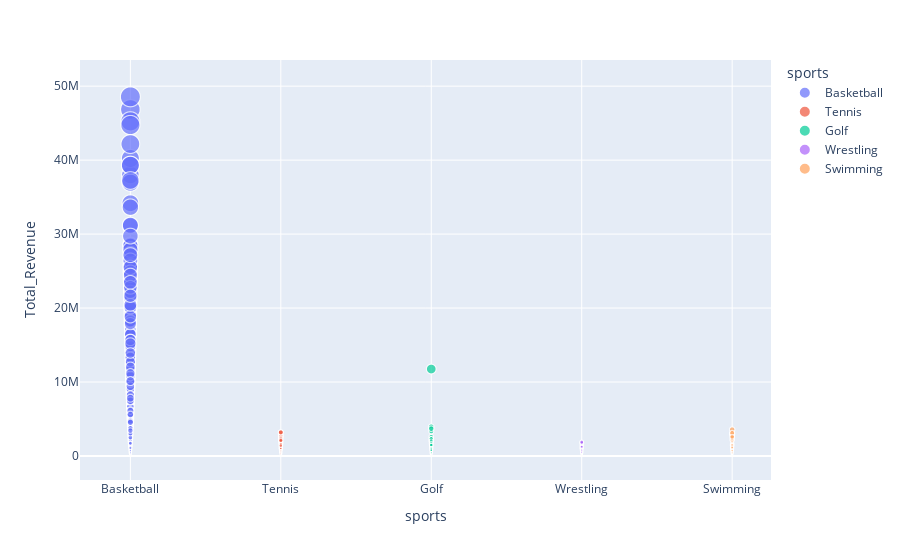

Here is the notebook cell this chart was saved with:
### Code cell
# Make your pie or scatteplot using plotly 

px.scatter(df_5,x='sports',y='Total_Revenue',color='sports',size='Total_Revenue'
            ,hover_name='sports',log_x=False, log_y=False,)

### Figure 1 — Plotly figure (JSON) as saved in the notebook; plotly's stock layout.template omitted (floating-point values rounded to 4 significant figures; data arrays with more than 128 entries replaced by an {"elided": "..."} marker saying what was removed)
{"data": [{"hovertemplate": "<b>%{hovertext}</b><br><br>sports=%{x}<br>Total_Revenue=%{marker.size}<extra></extra>", "hovertext": {"elided": "9448 str values"}, "legendgroup": "Basketball", "marker": {"color": "#636efa", "size": {"elided": "9448 float values"}, "sizemode": "area", "sizeref": 121400.0, "symbol": "circle"}, "mode": "markers", "name": "Basketball", "showlegend": true, "type": "scattergl", "x": {"elided": "9448 str values"}, "xaxis": "x", "y": {"elided": "9448 float values"}, "yaxis": "y"}, {"hovertemplate": "<b>%{hovertext}</b><br><br>sports=%{x}<br>Total_Revenue=%{marker.size}<extra></extra>", "hovertext": {"elided": "4628 str values"}, "legendgroup": "Tennis", "marker": {"color": "#EF553B", "size": {"elided": "4628 float values"}, "sizemode": "area", "sizeref": 121400.0, "symbol": "circle"}, "mode": "markers", "name": "Tennis", "showlegend": true, "type": "scattergl", "x": {"elided": "4628 str values"}, "xaxis": "x", "y": {"elided": "4628 float values"}, "yaxis": "y"}, {"hovertemplate": "<b>%{hovertext}</b><br><br>sports=%{x}<br>Total_Revenue=%{marker.size}<extra></extra>", "hovertext": {"elided": "4258 str values"}, "legendgroup": "Golf", "marker": {"color": "#00cc96", "size": {"elided": "4258 float values"}, "sizemode": "area", "sizeref": 121400.0, "symbol": "circle"}, "mode": "markers", "name": "Golf", "showlegend": true, "type": "scattergl", "x": {"elided": "4258 str values"}, "xaxis": "x", "y": {"elided": "4258 float values"}, "yaxis": "y"}, {"hovertemplate": "<b>%{hovertext}</b><br><br>sports=%{x}<br>Total_Revenue=%{marker.size}<extra></extra>", "hovertext": {"elided": "179 str values"}, "legendgroup": "Wrestling", "marker": {"color": "#ab63fa", "size": {"elided": "179 float values"}, "sizemode": "area", "sizeref": 121400.0, "symbol": "circle"}, "mode": "markers", "name": "Wrestling", "showlegend": true, "type": "scattergl", "x": {"elided": "179 str values"}, "xaxis": "x", "y": {"elided": "179 float values"}, "yaxis": "y"}, {"hovertemplate": "<b>%{hovertext}</b><br><br>sports=%{x}<br>Total_Revenue=%{marker.size}<extra></extra>", "hovertext": {"elided": "1117 str values"}, "legendgroup": "Swimming", "marker": {"color": "#FFA15A", "size": {"elided": "1117 float values"}, "sizemode": "area", "sizeref": 121400.0, "symbol": "circle"}, "mode": "markers", "name": "Swimming", "showlegend": true, "type": "scattergl", "x": {"elided": "1117 str values"}, "xaxis": "x", "y": {"elided": "1117 float values"}, "yaxis": "y"}], "layout": {"legend": {"itemsizing": "constant", "title": {"text": "sports"}, "tracegroupgap": 0}, "margin": {"t": 60}, "xaxis": {"anchor": "y", "categoryarray": ["Basketball", "Tennis", "Golf", "Wrestling", "Swimming"], "categoryorder": "array", "domain": [0, 1], "title": {"text": "sports"}}, "yaxis": {"anchor": "x", "domain": [0, 1], "title": {"text": "Total_Revenue"}}}}
